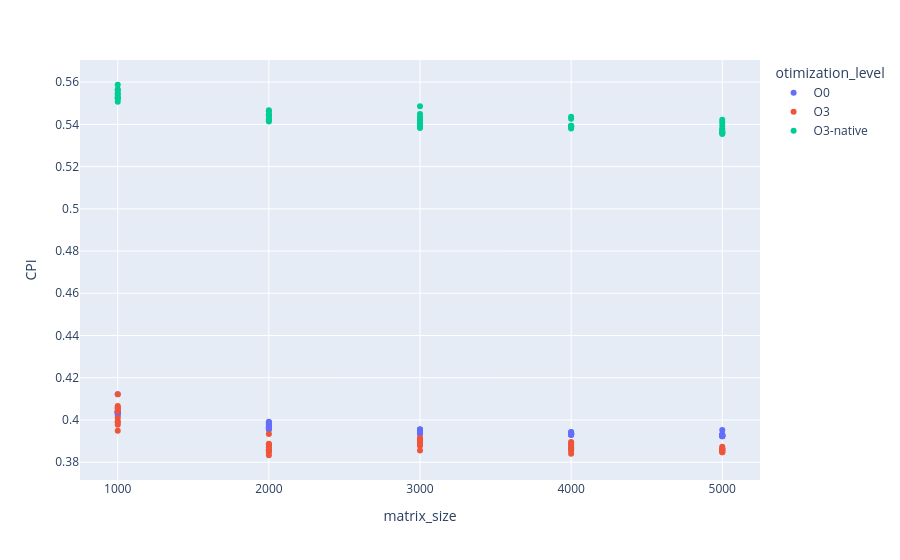

Notebook code for this chart:
### Code cell
plot_CPI_to_size= px.scatter(df, x="matrix_size", y="CPI", color="otimization_level", hover_data=["time_elapsed", "IPC", "branch-miss-rate", "cache-miss-rate"])
plot_CPI_to_size.update_layout(xaxis={"type": "category"})
plot_CPI_to_size.show()

### Figure 1 — Plotly figure (JSON) as saved in the notebook; plotly's stock layout.template omitted (floating-point values rounded to 4 significant figures; data arrays with more than 128 entries replaced by an {"elided": "..."} marker saying what was removed)
{"data": [{"customdata": {"elided": "50x4 float values"}, "hovertemplate": "otimization_level=O0<br>matrix_size=%{x}<br>CPI=%{y}<br>time_elapsed=%{customdata[0]}<br>IPC=%{customdata[1]}<br>branch-miss-rate=%{customdata[2]}<br>cache-miss-rate=%{customdata[3]}<extra></extra>", "legendgroup": "O0", "marker": {"color": "#636efa", "symbol": "circle"}, "mode": "markers", "name": "O0", "orientation": "v", "showlegend": true, "type": "scatter", "x": [1000, 1000, 1000, 1000, 1000, 1000, 1000, 1000, 1000, 1000, 2000, 2000, 2000, 2000, 2000, 2000, 2000, 2000, 2000, 2000, 3000, 3000, 3000, 3000, 3000, 3000, 3000, 3000, 3000, 3000, 4000, 4000, 4000, 4000, 4000, 4000, 4000, 4000, 4000, 4000, 5000, 5000, 5000, 5000, 5000, 5000, 5000, 5000, 5000, 5000], "xaxis": "x", "y": [0.4122, 0.4021, 0.4039, 0.4032, 0.4033, 0.4041, 0.4033, 0.4041, 0.4036, 0.4056, 0.3988, 0.3971, 0.3964, 0.3954, 0.3983, 0.3959, 0.3976, 0.3959, 0.3992, 0.3964, 0.3955, 0.3953, 0.3943, 0.394, 0.3933, 0.3936, 0.3955, 0.3955, 0.3945, 0.3945, 0.3942, 0.393, 0.3932, 0.393, 0.3937, 0.393, 0.3933, 0.3936, 0.3933, 0.3943, 0.3953, 0.3923, 0.3925, 0.3924, 0.3923, 0.3928, 0.3932, 0.393, 0.3924, 0.3926], "yaxis": "y"}, {"customdata": {"elided": "50x4 float values"}, "hovertemplate": "otimization_level=O3<br>matrix_size=%{x}<br>CPI=%{y}<br>time_elapsed=%{customdata[0]}<br>IPC=%{customdata[1]}<br>branch-miss-rate=%{customdata[2]}<br>cache-miss-rate=%{customdata[3]}<extra></extra>", "legendgroup": "O3", "marker": {"color": "#EF553B", "symbol": "circle"}, "mode": "markers", "name": "O3", "orientation": "v", "showlegend": true, "type": "scatter", "x": [1000, 1000, 1000, 1000, 1000, 1000, 1000, 1000, 1000, 1000, 2000, 2000, 2000, 2000, 2000, 2000, 2000, 2000, 2000, 2000, 3000, 3000, 3000, 3000, 3000, 3000, 3000, 3000, 3000, 3000, 4000, 4000, 4000, 4000, 4000, 4000, 4000, 4000, 4000, 4000, 5000, 5000, 5000, 5000, 5000, 5000, 5000, 5000, 5000, 5000], "xaxis": "x", "y": [0.4122, 0.4041, 0.3994, 0.3949, 0.3977, 0.4066, 0.4009, 0.4053, 0.3988, 0.406, 0.3871, 0.3857, 0.3847, 0.3881, 0.3888, 0.3833, 0.3856, 0.3861, 0.3884, 0.3934, 0.3877, 0.3911, 0.3895, 0.3894, 0.3903, 0.3888, 0.3856, 0.3915, 0.389, 0.3908, 0.3891, 0.3872, 0.384, 0.3888, 0.388, 0.3868, 0.3854, 0.3859, 0.3895, 0.3865, 0.3854, 0.386, 0.3855, 0.3847, 0.3873, 0.3858, 0.3864, 0.3862, 0.3865, 0.3847], "yaxis": "y"}, {"customdata": {"elided": "50x4 float values"}, "hovertemplate": "otimization_level=O3-native<br>matrix_size=%{x}<br>CPI=%{y}<br>time_elapsed=%{customdata[0]}<br>IPC=%{customdata[1]}<br>branch-miss-rate=%{customdata[2]}<br>cache-miss-rate=%{customdata[3]}<extra></extra>", "legendgroup": "O3-native", "marker": {"color": "#00cc96", "symbol": "circle"}, "mode": "markers", "name": "O3-native", "orientation": "v", "showlegend": true, "type": "scatter", "x": [1000, 1000, 1000, 1000, 1000, 1000, 1000, 1000, 1000, 1000, 2000, 2000, 2000, 2000, 2000, 2000, 2000, 2000, 2000, 2000, 3000, 3000, 3000, 3000, 3000, 3000, 3000, 3000, 3000, 3000, 4000, 4000, 4000, 4000, 4000, 4000, 4000, 4000, 4000, 4000, 5000, 5000, 5000, 5000, 5000, 5000, 5000, 5000, 5000, 5000], "xaxis": "x", "y": [0.5547, 0.5525, 0.5546, 0.5534, 0.5561, 0.5566, 0.5521, 0.5526, 0.5507, 0.5588, 0.5443, 0.5435, 0.5423, 0.5423, 0.5467, 0.5419, 0.5413, 0.5447, 0.5447, 0.5462, 0.5419, 0.5434, 0.545, 0.5486, 0.5382, 0.5424, 0.5387, 0.5394, 0.5406, 0.5399, 0.538, 0.539, 0.5393, 0.5385, 0.5388, 0.539, 0.5393, 0.5427, 0.5436, 0.5391, 0.541, 0.5362, 0.5362, 0.5359, 0.5364, 0.5421, 0.5379, 0.5374, 0.5354, 0.5395], "yaxis": "y"}], "layout": {"legend": {"title": {"text": "otimization_level"}, "tracegroupgap": 0}, "margin": {"t": 60}, "xaxis": {"anchor": "y", "domain": [0, 1], "title": {"text": "matrix_size"}, "type": "category"}, "yaxis": {"anchor": "x", "domain": [0, 1], "title": {"text": "CPI"}}}}
